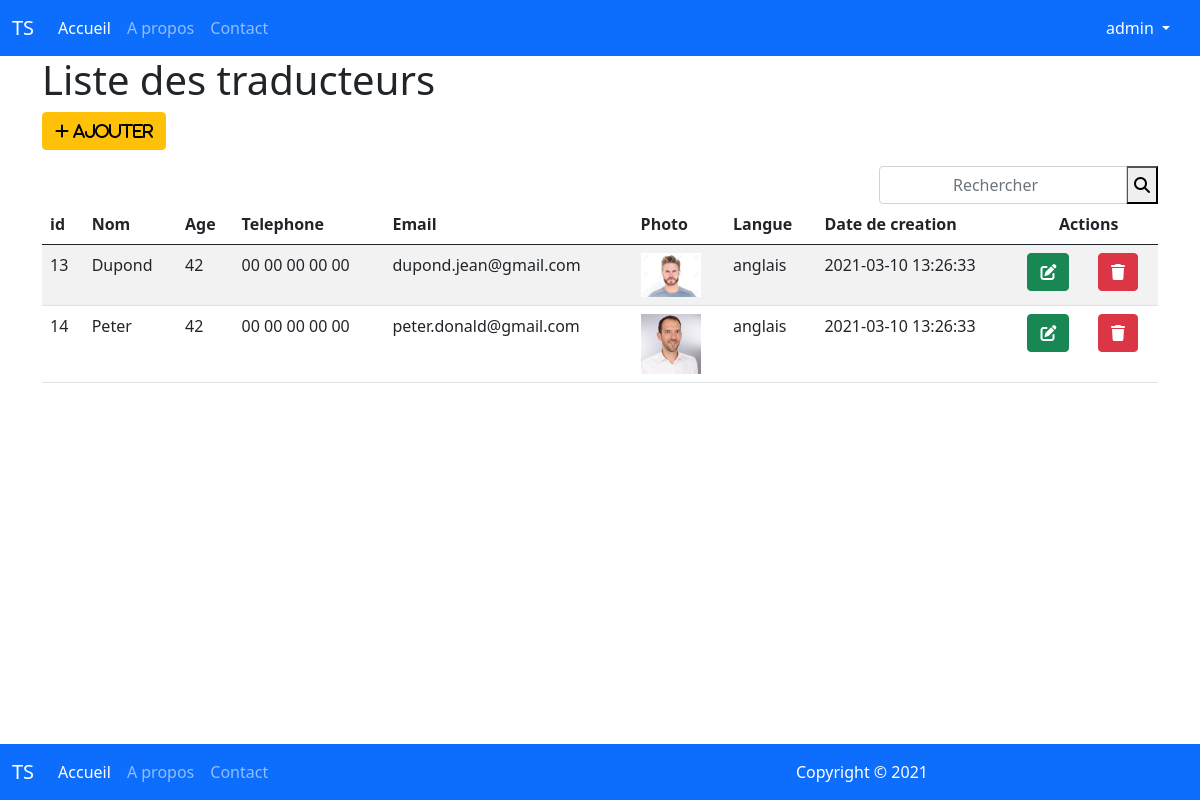
Page /admin/liste.php (signed in) on the committed database.
### tables this page shows
CREATE TABLE `personne` (
  `id_p` int(11) NOT NULL,
  `nom` varchar(20) NOT NULL,
  `prenom` varchar(20) NOT NULL,
  `age` int(11) NOT NULL,
  `telephone` varchar(15) NOT NULL,
  `email` varchar(50) NOT NULL,
  `image` varchar(50) DEFAULT NULL,
  `description` text DEFAULT NULL,
  `created` timestamp NOT NULL DEFAULT current_timestamp(),
  `id_langue` int(11) NOT NULL
);

CREATE TABLE `langues` (
  `id` int(11) NOT NULL,
  `libelle` varchar(50) NOT NULL,
  `drapeau` varchar(50) NOT NULL,
  `created` timestamp NOT NULL DEFAULT current_timestamp()
);

### admin/liste.php (the view, shortened to what this page needs)
<?php
require_once('../connect.php');
if(isset($_POST['submit']) && !empty($_POST['search'])){
    $mCle = trim(addslashes(htmlentities($_POST['search'])));
    $sql = " SELECT * FROM personne p
    INNER JOIN langues l
    ON p.id_langue = l.id
    WHERE nom LIKE '$mCle%' OR libelle LIKE '$mCle%'";
}else{
$sql = "SELECT * FROM personne p
        INNER JOIN langues l
        ON p.id_langue = l.id";
}
$result = mysqli_query($conn, $sql);
?>
<?php require_once('../partials/header.inc'); ?>
<div class="container">
<h1> Liste des traducteurs </h1>
<p><a href="ajouter.php" class="btn btn-warning"><i class="fas fa-plus"> Ajouter </i></a></p>
<form action="<?=$_SERVER['PHP_SELF']; ?>" method="post">
    <div class="input-group justify-content-end">
        <input type="search" class="form-control offset-9 col-3 text-center" name="search" id="search" placeholder="Rechercher">
        <button type="submit" name="submit"><i class="fas fa-search"></i></button>
    </div>
</form>
<table class="table table-striped">
    <thead>
        <tr>
            <th>id</th>
            <th>Nom</th>
            <th>Age</th>
            <th>Telephone</th>
            <th>Email</th>
            <th>Photo</th>
            <th>Langue</th>
            <th>Date de creation</th>
            <?php if(isset($_SESSION['auth']) && $_SESSION['auth']['role']==1){ ?>
            <th colspan="2" class="text-center">Actions</th>
            <?php } ?>
        </tr>
    </thead>
    <tbody>
    <?php while($rows = mysqli_fetch_assoc($result)){  ?>
        <tr>
            <td><?= $rows['id_p']; ?></td>
            <td><?= $rows['nom']; ?></td>
            <td><?= $rows['age']; ?></td>
            <td><?= $rows['telephone']; ?></td>
            <td><?= $rows['email']; ?></td>
            <td><img src="../assets/images/<?=$rows['image']; ?>"width="60"/></td>
            <td><?= $rows['libelle']; ?></td>
            <td><?= $rows['created']; ?></td>
            <?php if(isset($_SESSION['auth']) && $_SESSION['auth']['role']==1){ ?>
            <td><a href="editer.php?id=<?=$rows['id_p'];?>" class="btn btn-success"><i class="fas fa-edit"></a></td>
            <td><a href="supprimer.php?id=<?=$rows['id_p'];?>" class="btn btn-danger" onclick="return confirm('Etes vous sûr de vouloir supprimer?')"><i class="fas fa-trash"></i></a></td>
            <?php } ?>
            </tr>
    <?php } ?>
    </tbody>
</table>
</div>
<?php require_once('../partials/footer.inc'); ?>

### rows in the picture
personne: id_p "13", nom "Dupond", age "42", telephone "00 00 00 00 00", email "dupond.jean@gmail.com", image (picture), id_langue.libelle "anglais", id_langue.created "2021-03-10 13:26:33"
personne: id_p "14", nom "Peter", age "42", telephone "00 00 00 00 00", email "peter.donald@gmail.com", image (picture), id_langue.libelle "anglais", id_langue.created "2021-03-10 13:26:33"

### other values in the picture
$_SESSION['auth']['login'] "admin"
